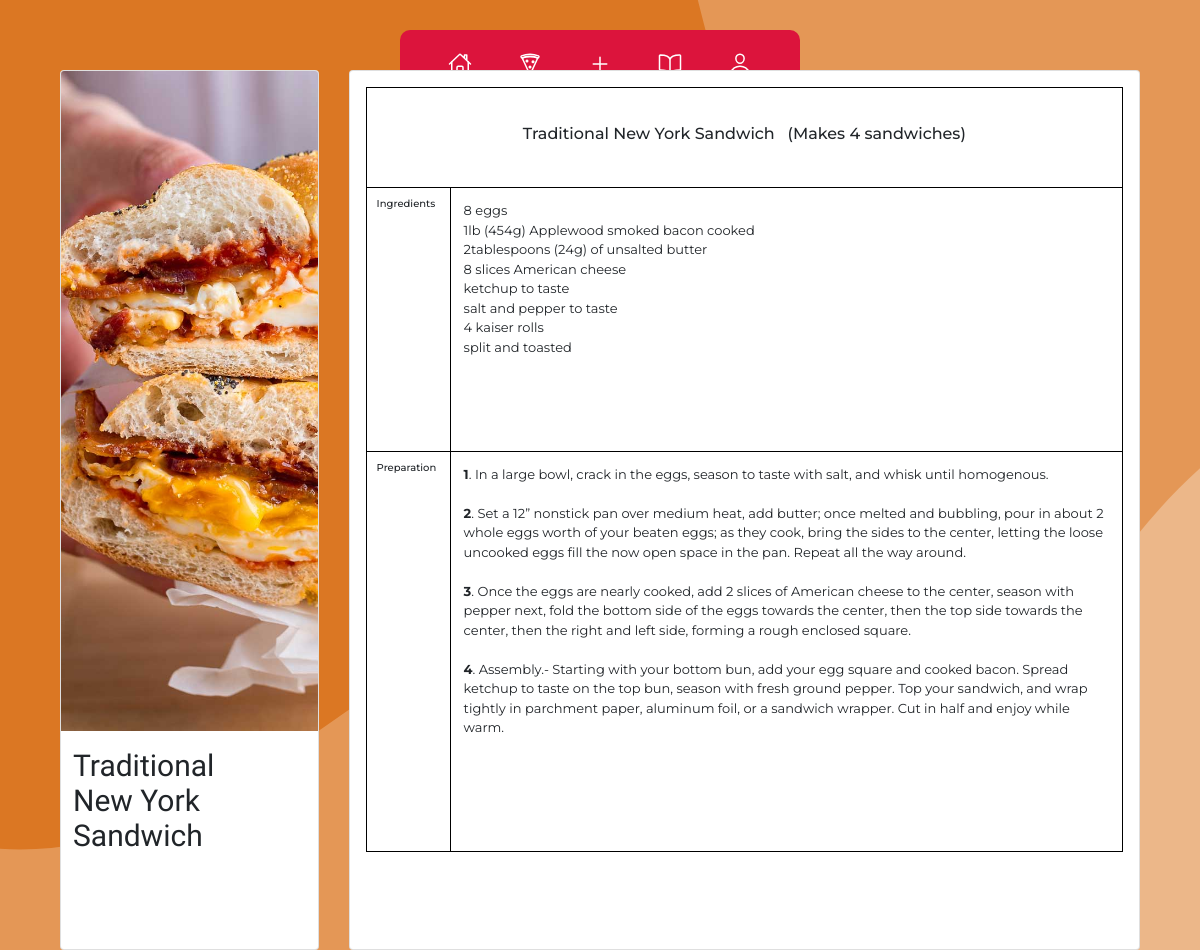
/Recipe/Traditional New York Sandwich, run on the app's committed database.
### website/models.py (models this page shows, shortened)
class Recipe(db.Model):
    __tablename__ = 'Recipes'
    recipe_id = db.Column(db.Integer, primary_key=True)
    recipe_name = db.Column(db.Text, unique=False)
    recipe_notes = db.Column(db.Text, unique=False)
    difficulties_id = db.Column(db.Text, unique=False)
    cuisines_id = db.Column(db.Text, unique=False)
    courses_id = db.Column(db.Text, unique=False)
    diets_id = db.Column(db.Text, unique=False)
    ingredients_id = db.Column(db.Text, unique = False)
    instructions_id = db.Column(db.Text, unique=False)

### website/views.py (the view)
@views.route('/Recipe/<recipeid>', methods = ['GET'])
def ShowRecipe(recipeid):
    recipedata = Recipe.query.filter_by(recipe_name=recipeid).first()
    recipeimage = url_for('static', filename=f'/images/recipeImages/{str(recipedata.recipe_name)}.jpg')
    recipeingredients = recipedata.ingredients_id.split(",")
    regexCondition = r"(?:\r?\n){2,}"
    recipeinstructions = re.split(regexCondition,recipedata.instructions_id.strip())
    return render_template('RecipeTemplate.html', recipeid=recipeid,recipedata=recipedata,recipeimage=recipeimage,recipeingredients=recipeingredients,recipeinstructions=recipeinstructions)

### website/templates/RecipeTemplate.html (shortened to what this page needs)
{%extends "base.html"%}
{%block content%}
<head>
    <link rel="stylesheet" href="{{ url_for('static', filename='/css/recipeTemplate.css') }}">
</head>
<div class="container flex flex--center">
	<section class="card card--left flex flex--column">
		<figure class="card--left_figure">
			<img src={{ recipeimage}}>
		</figure>
		<h1>{{recipedata.recipe_name}}</h1>
	</section>
	<section class="card card--right">
		<div class="grid">
			<div class="header flex">
				<h2>{{recipedata.recipe_name}}</h2><br>
				<h3>({{recipedata.recipe_notes}})</h3>
			</div>
			<div class="ing--grid flex">
				<h2>Ingredients</h2>
				<ul class="ingredients">
					{%for ingredient in  recipeingredients%}
						<li>{{ingredient}}</li>
					{% endfor %}
				</ul>
			</div>
			<div class="preparation flex">
				<h2>Preparation</h2>
				<ol class="instructions">
				{% set ids = namespace(nrCrt=0) %}
					{%for instruction in recipeinstructions%}
					{% set ids.nrCrt = ids.nrCrt + 1 %}
					<li><b>{{ids.nrCrt}}</b>{{". "}}{{instruction}}</li>
					<br>
					{% endfor %}
				</ol>
			</div>
		</div>
	</section>
</div>
{%endblock%}

### website/static/css/main.css (style rules this page uses)
* { margin: 0; padding: 0; box-sizing: border-box; font-family: 'Montserrat', sans-serif; }

### website/static/css/recipeTemplate.css (style rules this page uses)
*, *::before, *::after { box-sizing: border-box; }
body { position: relative; margin: 0; padding: 0; width: 100%; height: 100vh; font-family: "Nobile", sans-serif; --cardWidth: 580px; --cardHeight: 880px; }
.container { padding-top: 30px; }
figure, h1, h2, p, ul, li, ol, h3, i { margin: 0; padding: 0; }
ul, ol { list-style-type: none; }
.flex { display: flex; }
.flex--center { justify-content: center; align-items: center; }
.flex--column { flex-direction: column; }
.container { width: 100%; height: 100%; }
.card { background: #fff; width: var(--cardWidth); height: var(--cardHeight); overflow: hidden; position: relative; }
.card + .card { margin-left: 30px; }
.card--right { width: calc(var(--cardWidth) * 3); }
.card--left_figure { height: 75%; }
.card--left_figure img { width: var(--cardWidth); height: calc(var(--cardHeight) * 0.75); object-fit: cover; }
.card--left h1 { width: 80%; font-size: 30px; padding: 0.6em 0.4em; line-height: 35px; font-family: "Martel", serif; }
.card--right { padding: 1rem; }
.grid { border: solid black; border-width: 1px 0px 0px 0px; display: grid; height: 100%; grid-template-columns: repeat(2, 1fr); grid-template-rows: 100px auto auto auto; }
.header { grid-column: 1/-1; grid-row: 1; border-bottom: 1px solid black; border-left: 1px solid black; border-right: 1px solid black; max-height: 100px; justify-content: center; padding-top: 30px; }
.header h2,h3 { font-size: 16px; padding: 0.4em; max-width: 300px; }
.ing--grid { grid-row: 2; grid-column: 1/-1; border-bottom: 1px solid black; border-right: 1px solid black; }
.ing--grid h2, .preparation h2 { font-size: 10px; padding: 1em; min-width: 85px; border-right: 1px solid black; border-left: 1px solid black; }
.ingredients, .instructions { font-size: 13px; padding: 1em; }
.preparation { grid-row: 3; grid-column: 1/-1; border-right: 1px solid black; border-bottom: 1px solid black; }

### data on the page
Recipe: recipe_name "Traditional New York Sandwich", recipe_notes "Makes 4 sandwiches"

### other printed values
{{ ingredient }} "8 eggs" "1lb (454g) Applewood smoked bacon cooked" "2tablespoons (24g) of unsalted butter" "8 slices American cheese" "ketchup to taste" "salt and pepper to taste" "4 kaiser rolls" "split and toasted"
{{ ids.nrCrt }} "1" "2" "3" "4"
{{ ". " }} "." "." "." "."
{{ instruction }} "In a large bowl, crack in the eggs, season to taste with salt, and whisk until homogenous."
